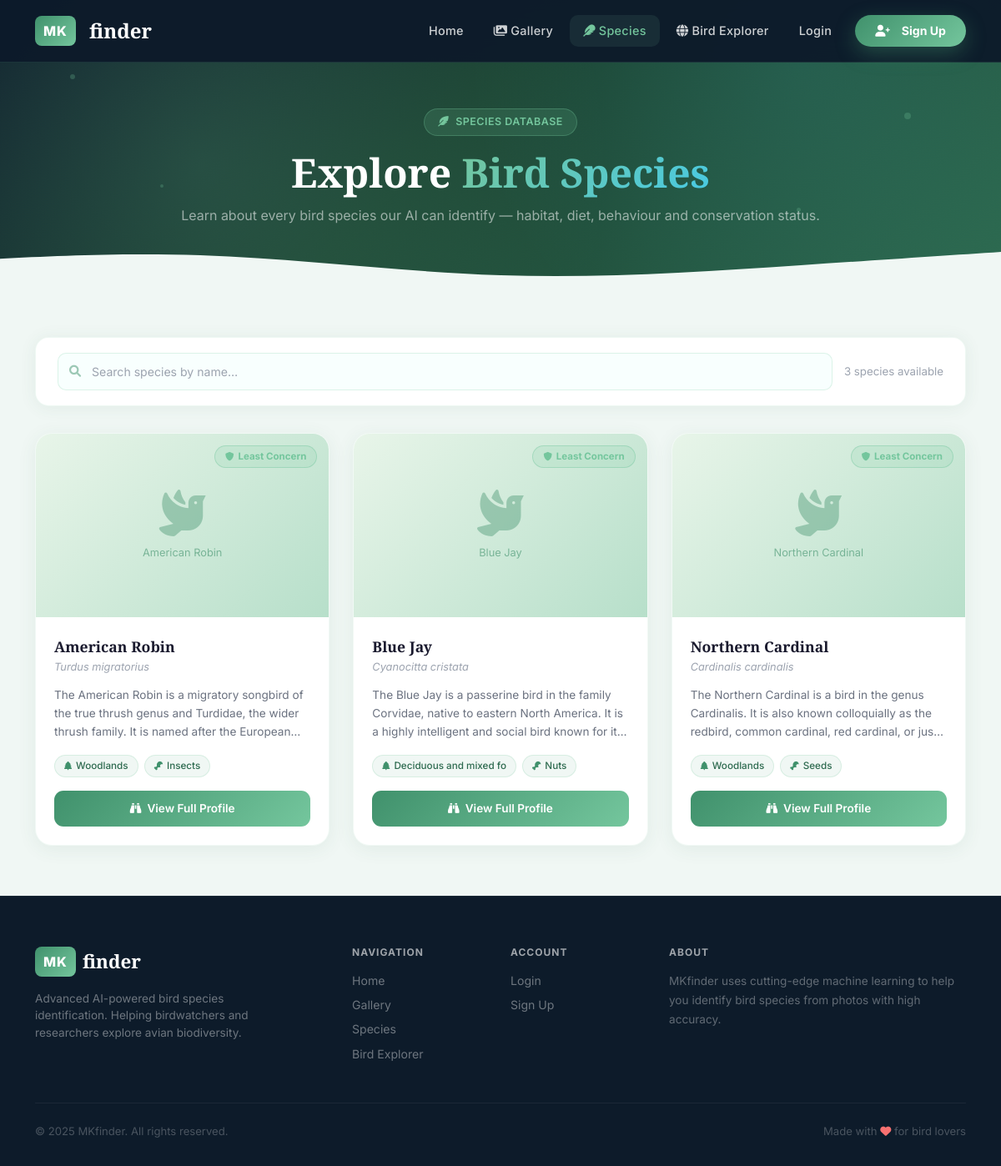
The app's page /species.php, older data.
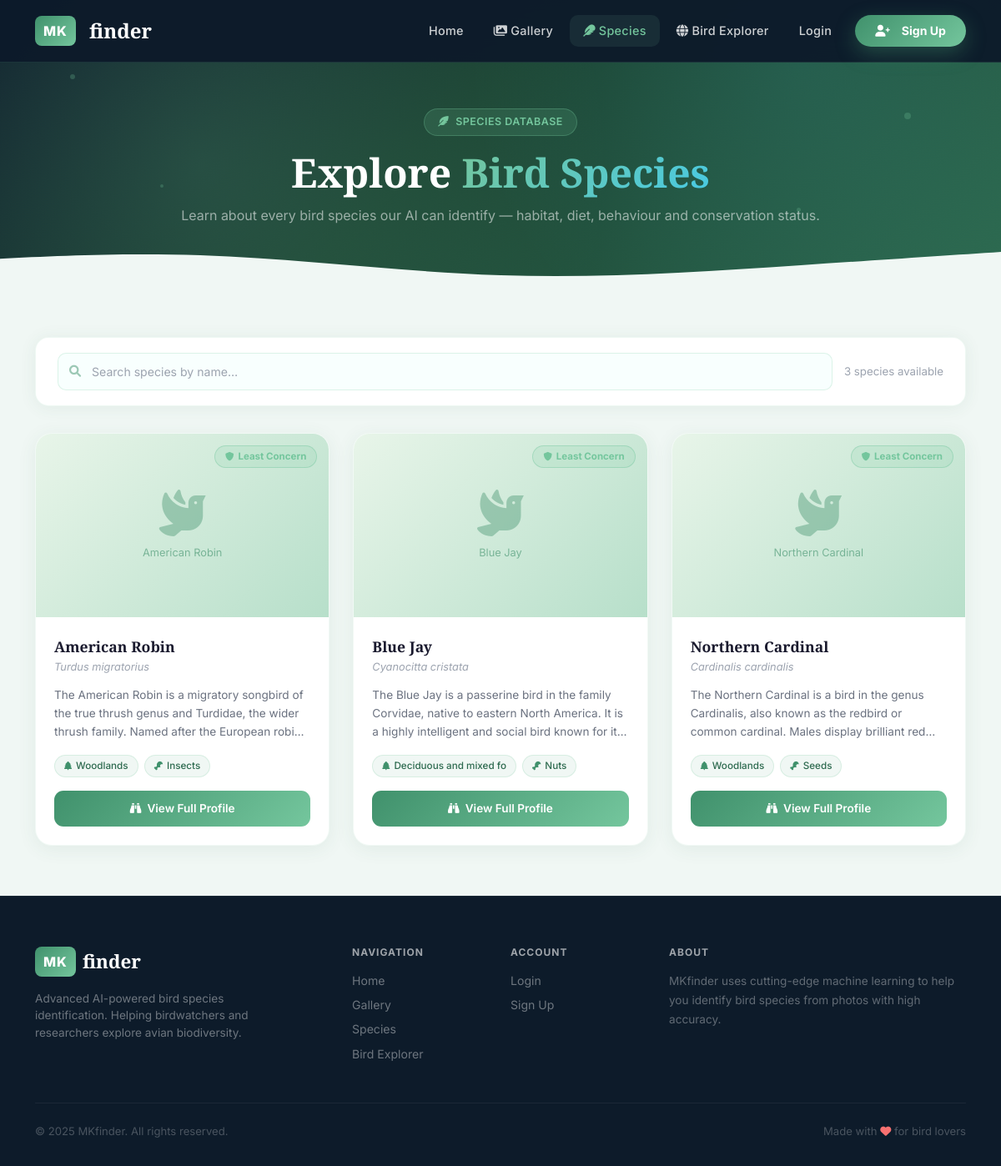
The same page, newer data.
### tables this page shows
CREATE TABLE `species` (
    `id`                   INT           NOT NULL AUTO_INCREMENT,
    `name`                 VARCHAR(255)  NOT NULL,
    `scientific_name`      VARCHAR(255)  DEFAULT NULL,
    `description`          TEXT,
    `characteristics`      JSON,
    `habitat`              TEXT,
    `diet`                 TEXT,
    `behavior`             TEXT,
    `conservation_status`  VARCHAR(100)  DEFAULT 'Least Concern',
    `image_path`           VARCHAR(500)  DEFAULT NULL,
    `status`               VARCHAR(20)   NOT NULL DEFAULT 'approved',
    `created_at`           TIMESTAMP     NOT NULL DEFAULT CURRENT_TIMESTAMP,
    `updated_at`           TIMESTAMP     NOT NULL DEFAULT CURRENT_TIMESTAMP ON UPDATE CURRENT_TIMESTAMP,

    PRIMARY KEY (`id`),
    UNIQUE KEY `uq_species_name` (`name`),
    INDEX `idx_species_name`     (`name`),
    INDEX `idx_status`           (`status`)
);

### species.php (the view, shortened to what the rows shown need)
<?php
require_once 'database.php';
$speciesInfo = null;
$allSpecies = getAllSpeciesFromDB();
function conservationColor($status) {
    $map = [
        'Least Concern'         => ['#74c69d', 'rgba(116,198,157,.15)'],
        'Near Threatened'       => ['#facc15', 'rgba(250,204,21,.15)'],
        'Vulnerable'            => ['#fb923c', 'rgba(251,146,60,.15)'],
        'Endangered'            => ['#f87171', 'rgba(248,113,113,.15)'],
        'Critically Endangered' => ['#dc2626', 'rgba(220,38,38,.15)'],
    ];
    return $map[$status] ?? ['#9ca3af', 'rgba(156,163,175,.15)'];
}
$imageMap = [];
$families = [
    'American Robin'    => 'Turdidae (Thrushes)',
    'Blue Jay'          => 'Corvidae (Crows & Jays)',
    'Northern Cardinal' => 'Cardinalidae (Cardinals)',
];
?>
<!DOCTYPE html>
<html lang="en">
<head>
    <link href="https://cdn.jsdelivr.net/npm/bootstrap@5.3.0/dist/css/bootstrap.min.css" rel="stylesheet">
    <link href="https://cdnjs.cloudflare.com/ajax/libs/font-awesome/6.0.0/css/all.min.css" rel="stylesheet">
    <link href="styles.css" rel="stylesheet">
</head>
<body>
<?php if ($speciesInfo):
    $imgFile = $imageMap[$speciesInfo['name']] ?? '';
    $hasImg  = !empty($imgFile) && file_exists($imgFile);
    [$iucnColor, $iucnBg] = conservationColor($speciesInfo['conservation_status'] ?? 'Least Concern');
?>
<!-- ══════════════════════════════
     DETAIL HERO  (alignment fixed)
══════════════════════════════ -->
<section class="page-hero detail-hero">
    <div class="hero-dots">
        <div class="hdot"></div><div class="hdot"></div>
        <div class="hdot"></div><div class="hdot"></div>
    </div>
    <div class="container" style="position:relative; z-index:2;">
        <a href="species.php" class="back-link">
            <i class="fas fa-arrow-left"></i> All Species
        </a>
        <div class="hero-inner">
            <div class="hero-text">
                <div class="sp-tags">
                    <span class="sp-tag"><i class="fas fa-feather-alt"></i>Bird Species</span>
                    <span class="sp-tag" style="background:<?php echo $iucnBg;?>;border-color:<?php echo $iucnColor;?>55;color:<?php echo $iucnColor;?>;">
                        <i class="fas fa-shield-alt"></i>
                        <?php echo htmlspecialchars($speciesInfo['conservation_status'] ?? 'Least Concern'); ?>
                    </span>
                </div>
                <h1 class="sp-hero-name">
                    <?php
                    $parts = explode(' ', $speciesInfo['name'], 2);
                    echo htmlspecialchars($parts[0]);
                    if (!empty($parts[1])) echo ' <em>'.htmlspecialchars($parts[1]).'</em>';
                    ?>
                </h1>
                <p class="sp-hero-sci">
                    <i class="fas fa-flask me-1" style="color:rgba(116,198,157,.45);font-size:.8rem;"></i>
                    <?php echo htmlspecialchars($speciesInfo['scientific_name']); ?>
                </p>
            </div>
            <div class="hero-img">
                <?php if ($hasImg): ?>
                    <div class="hero-img-card">
                        <img src="<?php echo htmlspecialchars($imgFile); ?>"
                             alt="<?php echo htmlspecialchars($speciesInfo['name']); ?>">
                        <div class="card-overlay">
                            <span class="card-overlay-species">
                                <i class="fas fa-feather-alt me-1"></i>
                                <?php echo htmlspecialchars($speciesInfo['name']); ?>
                            </span>
                            <span class="card-overlay-conf">
                                <i class="fas fa-check-circle"></i> Verified
                            </span>
                        </div>
                    </div>
                <?php else: ?>
                    <div class="img-placeholder">
                        <i class="fas fa-dove"></i>
                        <span>No photo available</span>
                    </div>
                <?php endif; ?>
            </div>
        </div>
    </div>
    <svg class="hero-wave" xmlns="http://www.w3.org/2000/svg" viewBox="0 0 1440 60">
        <path fill="#f0f7f4" d="M0,30L60,27C120,24,240,18,360,20C480,22,600,32,720,35C840,38,960,32,1080,27C1200,22,1320,16,1380,13L1440,10L1440,60L0,60Z"/>
    </svg>
</section>
<!-- ══════════════════════════════
     DETAIL BODY
     Two-col: left=content, right=sidebar
     Cards are AUTO height — no empty space
══════════════════════════════ -->
<div class="container detail-body">
    <div class="row g-4 align-items-start">
        <div class="col-lg-8 d-flex flex-column gap-4">
            <div class="info-card">
                <div class="card-head">
                    <div class="head-icon"><i class="fas fa-book-open"></i></div>
                    <h3>About this Species</h3>
                </div>
                <p><?php echo htmlspecialchars($speciesInfo['description']); ?></p>
            </div>
            <?php if (!empty($speciesInfo['characteristics'])): ?>
            <div class="info-card">
                <div class="card-head">
                    <div class="head-icon"><i class="fas fa-list-ul"></i></div>
                    <h3>Key Characteristics</h3>
                </div>
                <div class="char-grid">
                    <?php foreach ($speciesInfo['characteristics'] as $c): ?>
                    <div class="char-item">
                        <div class="ci-dot"><i class="fas fa-check"></i></div>
                        <span><?php echo htmlspecialchars($c); ?></span>
                    </div>
                    <?php endforeach; ?>
                </div>
            </div>
            <?php endif; ?>
            <?php if (!empty($speciesInfo['habitat']) || !empty($speciesInfo['diet'])): ?>
            <div class="row g-4">
                <?php if (!empty($speciesInfo['habitat'])): ?>
                <div class="col-md-6">
                    <div class="info-card">
                        <div class="card-head">
                            <div class="head-icon" style="background:linear-gradient(135deg,#0077b6,#48cae4);">
                                <i class="fas fa-tree"></i>
                            </div>
                            <h3>Habitat</h3>
                        </div>
                        <p><?php echo htmlspecialchars($speciesInfo['habitat']); ?></p>
                    </div>
                </div>
                <?php endif; ?>
                <?php if (!empty($speciesInfo['diet'])): ?>
                <div class="col-md-6">
                    <div class="info-card">
                        <div class="card-head">
                            <div class="head-icon" style="background:linear-gradient(135deg,#e85d04,#f4a261);">
                                <i class="fas fa-drumstick-bite"></i>
                            </div>
                            <h3>Diet</h3>
                        </div>
                        <p><?php echo htmlspecialchars($speciesInfo['diet']); ?></p>
                    </div>
                </div>
                <?php endif; ?>
            </div>
            <?php endif; ?>
            <?php if (!empty($speciesInfo['behavior'])): ?>
            <div class="info-card">
                <div class="card-head">
                    <div class="head-icon" style="background:linear-gradient(135deg,#7209b7,#a855f7);">
                        <i class="fas fa-brain"></i>
                    </div>
                    <h3>Behaviour</h3>
                </div>
                <p><?php echo htmlspecialchars($speciesInfo['behavior']); ?></p>
            </div>
            <?php endif; ?>
        </div>
        <div class="col-lg-4">
            <div class="sidebar">
                <div class="facts-card">
                    <div class="facts-header">
                        <h3><i class="fas fa-info-circle me-2"></i>Quick Facts</h3>
                        <p>Scientific classification &amp; status</p>
                    </div>
                    <div class="facts-body">
                        <div class="fact-row">
                            <div class="fact-lbl">Common Name</div>
                            <div class="fact-val"><?php echo htmlspecialchars($speciesInfo['name']); ?></div>
                        </div>
                        <div class="fact-row">
                            <div class="fact-lbl">Scientific Name</div>
                            <div class="fact-val"><em><?php echo htmlspecialchars($speciesInfo['scientific_name']); ?></em></div>
                        </div>
                        <?php if (!empty($speciesInfo['conservation_status'])): ?>
                        <div class="fact-row">
                            <div class="fact-lbl">Conservation Status</div>
                            <div class="fact-val">
                                <span class="iucn-pill"
                                      style="background:<?php echo $iucnBg;?>;color:<?php echo $iucnColor;?>;border-color:<?php echo $iucnColor;?>55;">
                                    <i class="fas fa-shield-alt" style="font-size:.7rem;"></i>
                                    <?php echo htmlspecialchars($speciesInfo['conservation_status']); ?>
                                </span>
                            </div>
                        </div>
                        <?php endif; ?>
                        <div class="fact-row">
                            <div class="fact-lbl">Family</div>
                            <div class="fact-val"><?php echo htmlspecialchars($families[$speciesInfo['name']] ?? '—'); ?></div>
                        </div>
                        <div class="fact-row">
                            <div class="fact-lbl">Order</div>
                            <div class="fact-val">Passeriformes</div>
                        </div>
                    </div>
                </div>
                <div class="identify-cta">
                    <i class="fas fa-camera cta-icon"></i>
                    <h4>Identify This Bird</h4>
                    <p>Upload a photo to see if it matches this species</p>
                    <a href="index.html#upload-section" class="btn-cta">
                        <i class="fas fa-search"></i>Try Identification
                    </a>
                </div>
                <?php
                $others = array_filter($allSpecies ?? [], fn($s) => $s['name'] !== $speciesInfo['name']);
                if (!empty($others)):
                ?>
                <div class="other-card">
                    <div class="other-header">
                        <h3><i class="fas fa-dove me-2"></i>Other Species</h3>
                    </div>
                    <?php foreach ($others as $oth):
                        $oImg = $imageMap[$oth['name']] ?? '';
                        $oHas = !empty($oImg) && file_exists($oImg);
                    ?>
                    <a href="species.php?species=<?php echo urlencode($oth['name']); ?>" class="other-item">
                        <div class="other-thumb">
                            <?php if ($oHas): ?>
                                <img src="<?php echo htmlspecialchars($oImg); ?>" alt="<?php echo htmlspecialchars($oth['name']); ?>">
                            <?php else: ?>
                                <i class="fas fa-dove"></i>
                            <?php endif; ?>
                        </div>
                        <div style="flex:1;min-width:0;">
                            <div class="other-name"><?php echo htmlspecialchars($oth['name']); ?></div>
                            <div class="other-sci"><?php echo htmlspecialchars($oth['scientific_name']); ?></div>
                        </div>
                        <i class="fas fa-chevron-right" style="font-size:.75rem;color:#9ca3af;flex-shrink:0;"></i>
                    </a>
                    <?php endforeach; ?>
                </div>
                <?php endif; ?>
            </div>
        </div>
    </div>
</div>
<?php else: ?>
<section class="page-hero list-hero">
    <div class="container" style="position:relative;z-index:2;">
        <h1>Explore <span>Bird Species</span></h1>
    </div>
</section>
<div class="container" style="margin-top:48px;">
    <?php if (!empty($allSpecies)): ?>
    <div class="sp-grid" id="spGrid">
        <?php foreach ($allSpecies as $sp):
            $imgFile = $imageMap[$sp['name']] ?? '';
            $hasImg  = !empty($imgFile) && file_exists($imgFile);
            [$iucnColor, $iucnBg] = conservationColor($sp['conservation_status'] ?? 'Least Concern');
            $chips = [];
            if (!empty($sp['habitat'])) $chips[] = ['fas fa-tree',          substr(trim(explode(',',$sp['habitat'])[0]),0,22)];
            if (!empty($sp['diet']))    $chips[] = ['fas fa-drumstick-bite', substr(trim(explode(',',$sp['diet'])[0]),   0,18)];
        ?>
        <div class="sp-card" data-name="<?php echo strtolower(htmlspecialchars($sp['name'])); ?>">
            <div class="sp-img-wrap">
                <?php if ($hasImg): ?>
                    <img src="<?php echo htmlspecialchars($imgFile); ?>" alt="<?php echo htmlspecialchars($sp['name']); ?>" loading="lazy">
                <?php else: ?>
                    <div class="sp-placeholder">
                        <i class="fas fa-dove"></i>
                        <span><?php echo htmlspecialchars($sp['name']); ?></span>
                    </div>
                <?php endif; ?>
                <span class="status-ribbon" style="background:<?php echo $iucnBg;?>;border-color:<?php echo $iucnColor;?>66;color:<?php echo $iucnColor;?>;">
                    <i class="fas fa-shield-alt" style="font-size:.65rem;"></i>
                    <?php echo htmlspecialchars($sp['conservation_status'] ?? 'Least Concern'); ?>
                </span>
            </div>
            <div class="sp-body">
                <div class="sp-name"><?php echo htmlspecialchars($sp['name']); ?></div>
                <div class="sp-sci"><?php echo htmlspecialchars($sp['scientific_name']); ?></div>
                <p class="sp-desc"><?php echo htmlspecialchars($sp['description']); ?></p>
                <div class="sp-chips">
                    <?php foreach ($chips as [$ico,$txt]): ?>
                    <span class="chip"><i class="<?php echo $ico;?>"></i><?php echo htmlspecialchars($txt);?></span>
                    <?php endforeach; ?>
                </div>
                <a href="species.php?species=<?php echo urlencode($sp['name']); ?>" class="btn-profile">
                    <i class="fas fa-binoculars"></i>View Full Profile
                </a>
            </div>
        </div>
        <?php endforeach; ?>
    </div>
    <?php endif; ?>
</div>
<?php endif; ?>
</body>
</html>

Row changes from the older to the newer data that the page shows:
changed species "American Robin": description "The American Robin is a migratory songbird of the true thrush genus and Turdidae, the wider thrush family. It is named after the…" → "The American Robin is a migratory songbird of the true thrush genus and Turdidae, the wider thrush family. Named after the European…"
changed species "Northern Cardinal": description "The Northern Cardinal is a bird in the genus Cardinalis. It is also known colloquially as the redbird, common cardinal, red cardinal, or…" → "The Northern Cardinal is a bird in the genus Cardinalis, also known as the redbird or common cardinal. Males display brilliant…"
